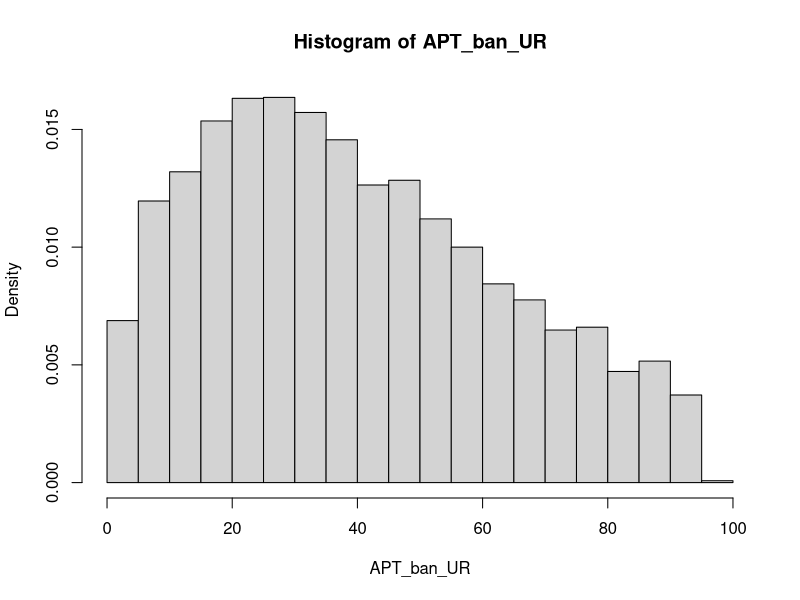
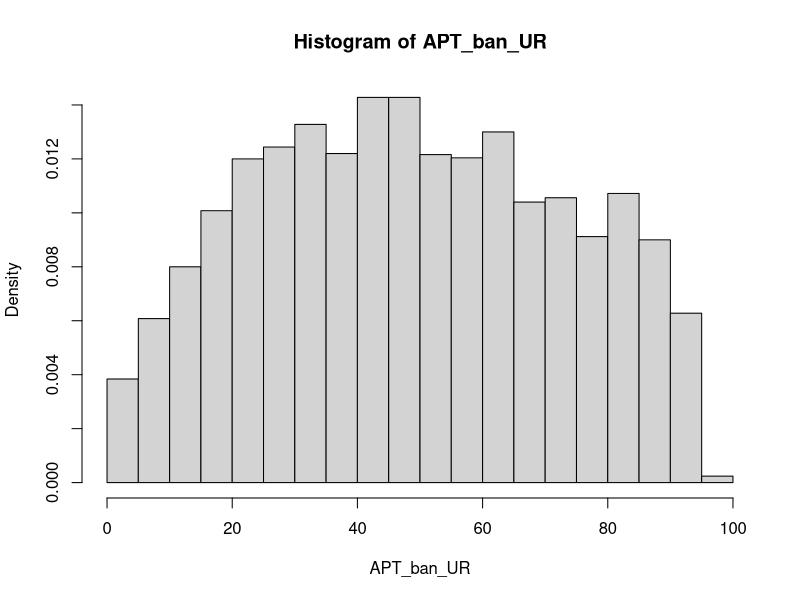
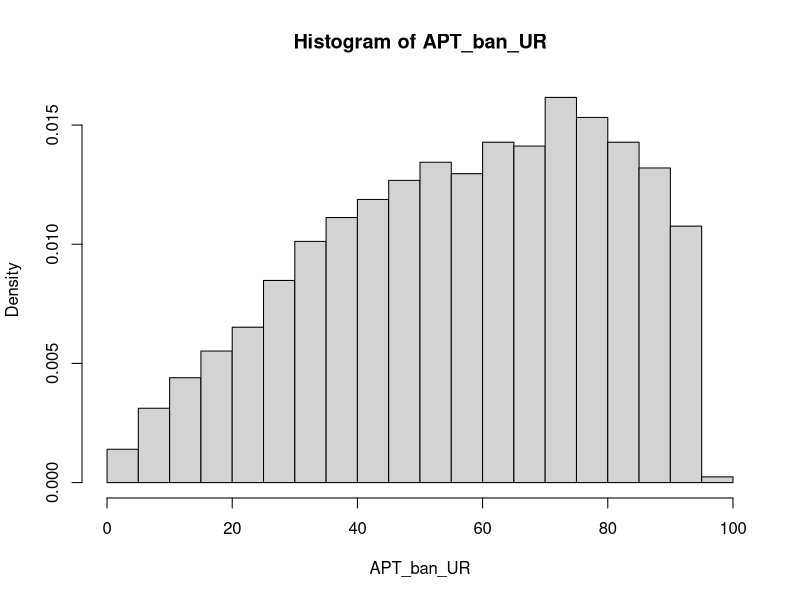
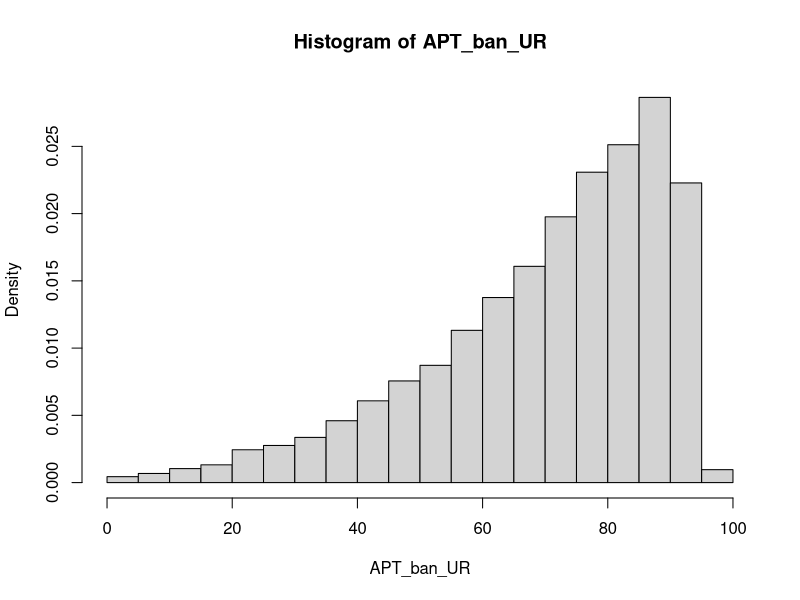
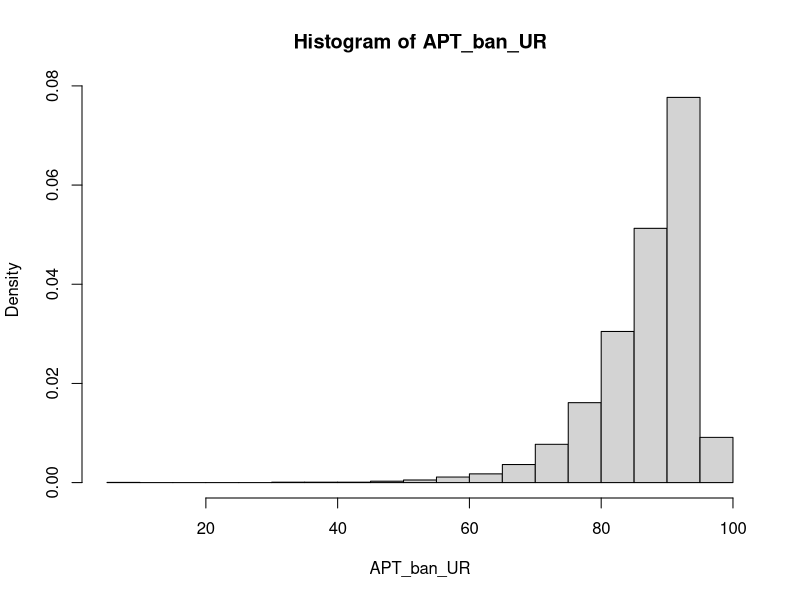
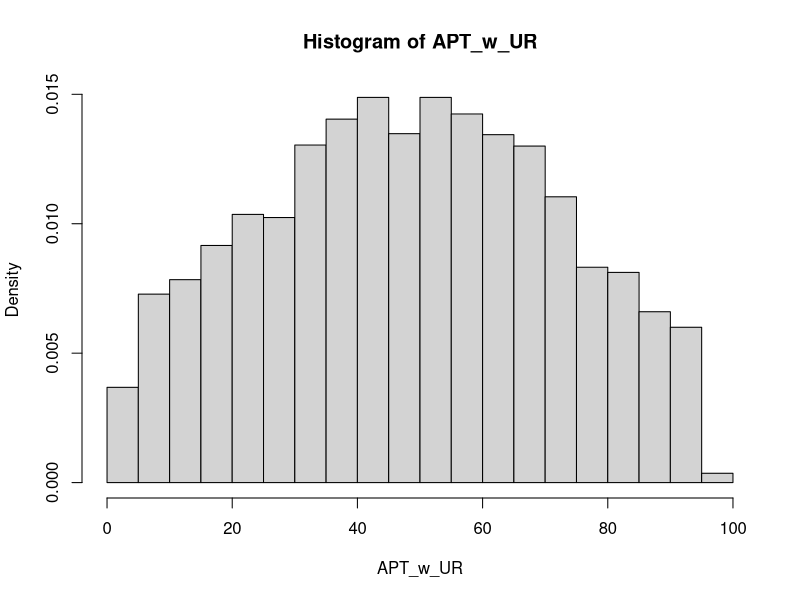
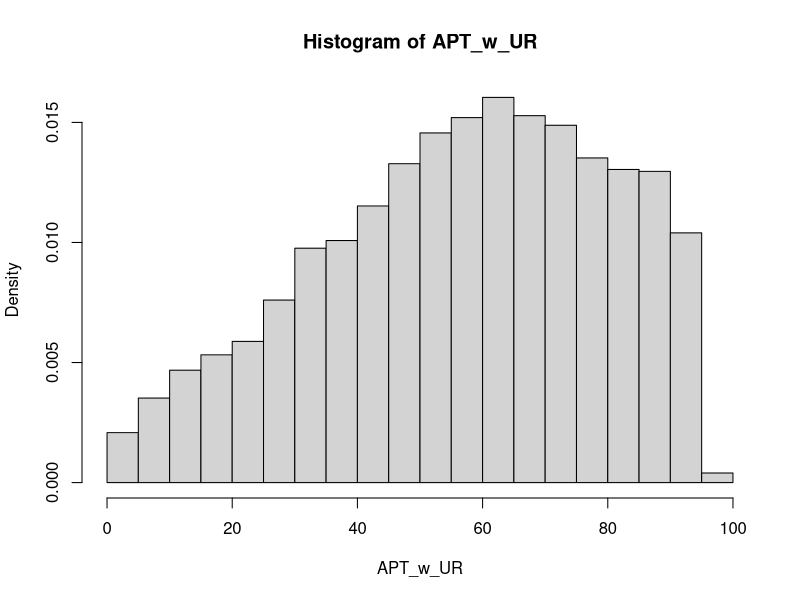
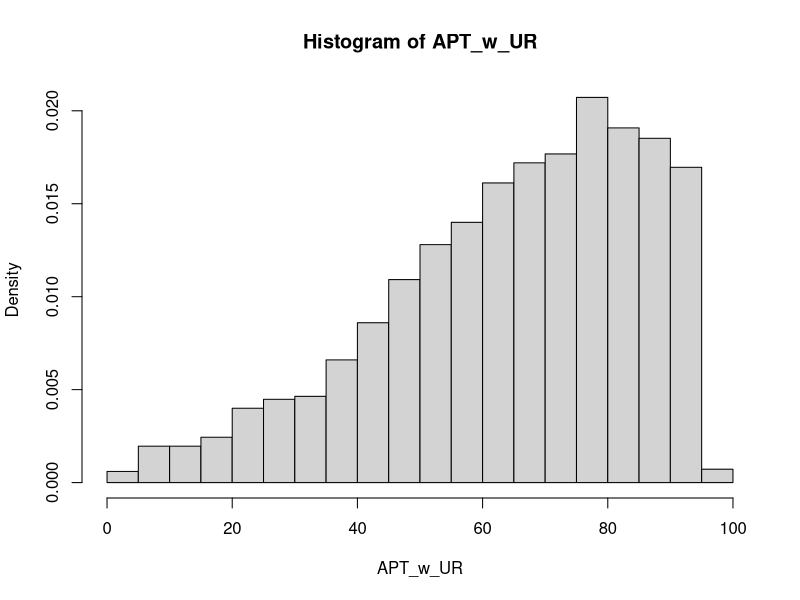

These charts were generated, in order, by the following R code: (Note: a time limit stopped this script after it produced the figures.)
## ---- chunk 1
knitr::opts_chunk$set(echo = TRUE)
## ---- chunk 2
#' TSPostdiff AP Test
#'
#' Runs TSPostdiff in two armed scenario for n batches, with given batch size and burnin period, calculate AP Test statistic with or without UR.
#' @param pa prior probability of arm a
#' @param pb prior probability of arm b
#' @param n number of trials in one simulation 
#' @param burnin number of batches that runs only uniform random sampling before applying TS-Post Diff to provide more successes and failures in the beta distribution # nolint
#' @param batch number of trials before updating posterior probability
#' 
#' @return vector containing WaldScore[n], reward[n], APT_ban_UR, APT_w_UR: the final waldscore, reward, and AP test statistics for both arms

TSPDD <- function(pa, pb, n, c, burnin, batch) {
  # Set arm success and failures
  # ex. [0,1,1,1,2, 3, 3, 4, 5, 6] final index is total successes
  arm_a_successes <- c(0)
  arm_a_failures <- c(0)
  arm_b_successes <- c(0)
  arm_b_failures <- c(0)
  
  # Successes and failures as a list of one number at a certain time
  arm_a_s <- c(0)
  arm_a_f <- c(0)
  arm_b_s <- c(0)
  arm_b_f <- c(0)
 
  # AP Test statistic for arm a and arm b
  
  APT_ban_UR = 0
  APT_w_UR = 0
  
  # list that tracks number of successes for all arms
  # history generated for all the arms successes and failures
  abl <- c()
  
  # BURNIN PERIOD: use UR only
  for (i in 1:burnin) {
    # draw_a and draw_b are local variables, determine which arm add the first UR distribution
    # draw a and draw b: allocation probability of arms a and b
    draw_a <- runif(1)
    draw_b <- runif(1) #whenever runif(1) < pa/pb is indicated inside of draw a  
                         #and draw b comparisons, it means an arm is being
                           #pulled (with random probability)
    
    # if draw a is bigger than draw b
    if (draw_a > draw_b) {
      # "choose arm a"
      # Check if smaller than prior probability, update abl, number of successes & failures for arm a
      # new randomly generated probability is smaller than the prior probability
      # check if arm a was "successful", has reward
      if (runif(1) < pa) {
        # arm a is successful
        abl[i] <- 1
        arm_a_s <- arm_a_s + 1  #runif(1) is different in each pa/pb comparison
      } else {
        # arm a was not successful (not chosen)
        abl[i] <- 0
        arm_a_f <- arm_a_f + 1
      }
    }

    # if draw b is bigger than draw a
    else{
      # Check if smaller than prior probability, update abl, number of successes & failures for arm b
      if (runif(1) < pb) {
        abl[i] <- 1
        arm_b_s <- arm_b_s + 1
      }
      else {
        abl[i] <- 0
        arm_b_f <- arm_b_f + 1
      }
    }

    # Update total number of success and failures for arms a and b
    # TODO: why not directly add to arm_a_successes earlier? Difference between these
    arm_a_successes[i] <- arm_a_s
    arm_a_failures[i] <- arm_a_f
    arm_b_successes[i] <- arm_b_s
    arm_b_failures[i] <- arm_b_f
    
     #^^tracking the build-up of successes and failures under each arm, during
      #each iteration of for loop, starts at 0, continues until #burnin                    #total iterations, first index = 0, last index = # of successes 
    
    
  }

  # NOT BURNIN PERIOD: Use TS or UR depending on difference between posterior probabilities
  
  for (i in (burnin + 1):n) {
    # update posterior probability based on batch size 
    m = i %% batch 
    # Update posterior probability
    if (m == 0){
      draw_a <-
        rbeta(1, arm_a_successes[i - 1] + 1, arm_a_failures[i - 1] + 1) #draw from Beta(alpha, beta) distribution based on current successes & failures
      draw_b <-
        rbeta(1, arm_b_successes[i - 1] + 1, arm_b_failures[i - 1] + 1) # alpha = current successes, beta = current failures of each arm
    }
    # Does not update posterior probability 
    else{
      draw_a <-
        rbeta(1, arm_a_successes[i - m] + 1, arm_a_failures[i - m] + 1) # using the last settings for the distribution (not updated yet)
      draw_b <-
        rbeta(1, arm_b_successes[i - m] + 1, arm_b_failures[i - m] + 1)
    }
    # you can change 1000 to 10000 or whatever to make the result better.
    
    # if difference between the posterior probabilities is smaller than the threshold, use UR
    if (abs(draw_a - draw_b) < c) {
      draw_a <- runif(1)
      draw_b <- runif(1)
    } 
    # otherwise, use TS 
    # TODO: refactor code for TS and UR? avoid repetitive code
    # generate TS based on past history
    else {
      if (m == 0){ #batch = # of trials iterated before posterior prob update 
                    #this means whenever m becomes 0 again, the post prob
                   #is updated over and over again
                  #greater batch size -> slower and less post prob updates
        draw_a <-
          rbeta(1, arm_a_successes[i - 1] + 1, arm_a_failures[i - 1] + 1)
        draw_b <-
          rbeta(1, arm_b_successes[i - 1] + 1, arm_b_failures[i - 1] + 1)
      }
              #each time batch size is "crossed", m == 0, rbeta parameters are
        #updated to include most current success/failure counts, post prob
      #when m != 0, we stick with info from previous batch, older post prob
    #why rbeta? most suitable for binary reward system such as TSPDD
  #you can change 1000 to 10000 or whatever to make the result better
      else{
        draw_a <-
          rbeta(1, arm_a_successes[i - m] + 1, arm_a_failures[i - m] + 1)
        draw_b <-
          rbeta(1, arm_b_successes[i - m] + 1, arm_b_failures[i - m] + 1)
      }
          #same TS updating process done here again but on a more local level, 
        #if the effect size is better than the threshold, it shows we are 
      #willing to go back to exploiting again, when effect size is smaller, 
    #we are open to doing more exploration with UR
      
      # update AP_{ban UR} (without UR sampling)
      if (draw_b >draw_a){
        APT_ban_UR = APT_ban_UR + 1
      }
    }
    # Update arm a and arm b history
    # Always runs, no matter if it is UR or TS 
    if (draw_a > draw_b) {
      if (runif(1) < pa) {
        abl[i] <- 1
        arm_a_s <- arm_a_s + 1
      } else {
        abl[i] <- 0
        arm_a_f <- arm_a_f + 1
      }
    } else{
      if (runif(1) < pb) {
        abl[i] <- 1
        arm_b_s <- arm_b_s + 1
      } else {
        abl[i] <- 0
        arm_b_f <- arm_b_f + 1
      }
    }

    # AP_{w/ UR} (including the ones with UR)
    if (draw_b > draw_a){
      APT_w_UR <- APT_w_UR + 1
    }
    arm_a_successes[i] <- arm_a_s
    arm_a_failures[i] <- arm_a_f
    arm_b_successes[i] <- arm_b_s
    arm_b_failures[i] <- arm_b_f
  }


  #na: number of times arm A was pulled. nb: number of times arm B was pulled
  na <- arm_a_successes + arm_a_failures
  nb <- arm_b_successes + arm_b_failures
  # estimated posterior probability of arms a and b
  # [] posterior prob for arm a to be successful for each timepoint
  pa_est <- arm_a_successes / na
  pb_est <- arm_b_successes / nb

  # waldScore for confidence interval, is a way to analyze categorical data underlying chi-squared distribution
  # vectors, instead of summation
  WaldScore <-
    (pa_est - pb_est) / sqrt(pa_est * (1 - pa_est) / na + pb_est * (1 - pb_est) /nb)
  
  # vector of rewards (history)
  # expected reward we have from both arms at different sample sizes
  # TODO: rename to expected reward
  reward <- (na * pa + nb * pb) / c(1:n)
  
  # 
  return(c(WaldScore[n], reward[n], APT_ban_UR, APT_w_UR))
}
## ---- chunk 3
#' Critical Value (Normal)
#'
#' Finds critical value using normal assumption on LLN
#' @param APT AP Test statistic
#' @param alpha Customized significance level
#' 
#' @return generated critical value from normality assumption

normal_cv <- function(APT, alpha){
  m <- mean(APT) 
  v <- var(APT)
  sd <- sqrt(v)
  normal_rej <- qnorm(1-alpha)
  cv <- normal_rej * sd + m
  return(cv)
}
## ---- chunk 4
#' Critical Value (Empirical)
#'
#' Finds critical value using empirical assumption on LLN
#' @param APT AP Test statistic
#' @param alpha Customized significance level
#' 
#' @return generated critical value from expeirical simulations

empirical_cv <- function(APT, alpha){
  cdf = 0
  i = 0 
  while (cdf <= 1- alpha){
    p_i <-sum(APT == i)/length(APT)
    cdf <- sum(cdf, p_i)
    i = i + 1
  }
  return(i-1)
}
## ---- chunk 5

#' Calculating FPR for Effect Size
#'
#' Finds critical value using empirical assumption on LLN
#' @param APT AP Test statistic
#' @param alpha customized significance level
#' 
#' @return critical value
## ---- chunk 6
set.seed(0)
#calculate power and reward in case p0 < p1
alpha <- 0.05
effect_size <- 0 # effect size is 0: no difference between arms
p0 <- 0.5 - effect_size / 2
p1 <- 0.5 + effect_size / 2
N <- 100 # sample_size(total number of trials in one simulation)
B <- 5000 # number of simulations
c <- 0.05 # threshold
burn_in <- 2 # # of burnin trials
n <-  1 # batch_size
Ti <- N/n # num_batches

results <- array(dim = c(B, 4))
for (i in 1:B) {
  results[i,] <-
    TSPDD(
      pa = p0,
      pb = p1,
      n = N,
      c = c,
      burnin = burn_in, #burnin=1 means no burnin needs to be larger than batch-1, burnin=2 means there is one UR distribution before apply TSPost-Diff
      batch = n
    ) 
}
average_power = mean(results[, 1] > qnorm(1-alpha))
average_reward = mean(results[, 2])
APT_ban_UR = results[,3]
APT_w_UR = results[,4]

#Histogram of APT_ban_UR
hist(APT_ban_UR, freq = FALSE)

# empirical and normal CV of APT_ban_UR is
em_cv <- empirical_cv(APT_ban_UR,alpha)
paste('empirical CV is', em_cv)
norm_cv <- normal_cv(APT_ban_UR,alpha)
paste('normal CV is', norm_cv)

# empirical cdf of APT_ban_UR is
F1 <- ecdf(APT_ban_UR)

# empirical and normal FPR of APT_ban_UR is
paste('empirical FPR is', 1-F1(em_cv))
paste('normal FPR is', 1-F1(floor(norm_cv)))
## ---- chunk 7
set.seed(0)
#calculate power and reward in case p0 < p1
alpha <- 0.05
effect_size <- 0.05 # effect size is 0.05: difference between arm's rewards is 0.05
p0 <- 0.5 - effect_size / 2
p1 <- 0.5 + effect_size / 2

for (i in 1:B) {
  results[i,] <-
    TSPDD(
      pa = p0,
      pb = p1,
      n = N,
      c = c,
      burnin = burn_in, #burnin=1 means no burnin needs to be larger than batch-1
      batch = n
    ) 
}
average_power = mean(results[, 1] > qnorm(1-alpha))
average_reward = mean(results[, 2])
APT_ban_UR = results[,3]
APT_w_UR = results[,4]

#Histogram of APT_ban_UR
hist(APT_ban_UR, freq = FALSE)
F1 <- ecdf(APT_ban_UR)

paste('empircal Power is', 1-F1(em_cv))
paste('normal Power is', 1-F1(floor(norm_cv)))
## ---- chunk 8
set.seed(0)
#calculate power and reward in case p0 < p1
alpha <- 0.05
effect_size <- 0.1
p0 <- 0.5 - effect_size / 2
p1 <- 0.5 + effect_size / 2

for (i in 1:B) {
  results[i,] <-
    TSPDD(
      pa = p0,
      pb = p1,
      n = N,
      c = c,
      burnin = burn_in, #burnin=1 means no burnin needs to be larger than batch-1
      batch = n
    ) 
}
average_power = mean(results[, 1] > qnorm(1-alpha))
average_reward = mean(results[, 2])
APT_ban_UR = results[,3]
APT_w_UR = results[,4]
#Histogram of APT_ban_UR
hist(APT_ban_UR, freq = FALSE)

F1 <- ecdf(APT_ban_UR)

paste('empircal Power is', 1-F1(em_cv))
paste('normal Power is', 1-F1(floor(norm_cv)))
## ---- chunk 9
set.seed(0)
#calculate power and reward in case p0 < p1
alpha <- 0.05
effect_size <- 0.2
p0 <- 0.5 - effect_size / 2
p1 <- 0.5 + effect_size / 2

for (i in 1:B) {
  results[i,] <-
    TSPDD(
      pa = p0,
      pb = p1,
      n = N,
      c = c,
      burnin = burn_in, #burnin=1 means no burnin needs to be larger than batch-1
      batch = n
    ) 
}
average_power = mean(results[, 1] > qnorm(1-alpha))
average_reward = mean(results[, 2])
APT_ban_UR = results[,3]
APT_w_UR = results[,4]
#Histogram of APT_ban_UR
hist(APT_ban_UR, freq = FALSE)

F1 <- ecdf(APT_ban_UR)

paste('empircal Power is', 1-F1(em_cv))
paste('normal Power is', 1-F1(floor(norm_cv)))
## ---- chunk 10
set.seed(0)
#calculate power and reward in case p0 < p1
alpha <- 0.05
effect_size <- 0.4
p0 <- 0.5 - effect_size / 2
p1 <- 0.5 + effect_size / 2

for (i in 1:B) {
  results[i,] <-
    TSPDD(
      pa = p0,
      pb = p1,
      n = N,
      c = c,
      burnin = burn_in, #burnin=1 means no burnin needs to be larger than batch-1
      batch = n
    ) 
}
average_power = mean(results[, 1] > qnorm(1-alpha))
average_reward = mean(results[, 2])
APT_ban_UR = results[,3]
APT_w_UR = results[,4]
#Histogram of APT_ban_UR
hist(APT_ban_UR, freq = FALSE)

F1 <- ecdf(APT_ban_UR)

paste('empircal Power is', 1-F1(em_cv))
paste('normal Power is', 1-F1(floor(norm_cv)))
## ---- chunk 11
set.seed(0)
#calculate power and reward in case p0 < p1
alpha <- 0.05
effect_size <- 0
p0 <- 0.5 - effect_size / 2
p1 <- 0.5 + effect_size / 2
results <- array(dim = c(B, 4))
for (i in 1:B) {
  results[i,] <-
    TSPDD(
      pa = p0,
      pb = p1,
      n = N,
      c = c,
      burnin = burn_in, #burnin=1 means no burnin needs to be larger than batch-1
      batch = n
    ) 
}
average_power = mean(results[, 1] > qnorm(1-alpha))
average_reward = mean(results[, 2])
APT_ban_UR = results[,3]
APT_w_UR = results[,4]
#Histogram of APT_w_UR
hist(APT_w_UR, freq = FALSE)

# emipircal CV of APT_w_UR is
em_cv <- empirical_cv(APT_w_UR,alpha)
paste('empirical CV is', em_cv)
# normal CV of APT_w_UR is

norm_cv <- normal_cv(APT_w_UR,alpha)
paste('normal CV is', norm_cv)

# empirical cdf of APT_w_UR is

F1 <- ecdf(APT_w_UR)

paste('empircal FPR is', 1-F1(em_cv))
paste('normal FPR is', 1-F1(floor(norm_cv)))
## ---- chunk 12
set.seed(0)
#calculate power and reward in case p0 < p1
alpha <- 0.05
effect_size <- 0.05
p0 <- 0.5 - effect_size / 2
p1 <- 0.5 + effect_size / 2

for (i in 1:B) {
  results[i,] <-
    TSPDD(
      pa = p0,
      pb = p1,
      n = N,
      c = c,
      burnin = burn_in, #burnin=1 means no burnin needs to be larger than batch-1
      batch = n
    ) 
}
average_power = mean(results[, 1] > qnorm(1-alpha))
average_reward = mean(results[, 2])
APT_ban_UR = results[,3]
APT_w_UR = results[,4]
#Histogram of APT_w_UR
hist(APT_w_UR, freq = FALSE)

F1 <- ecdf(APT_w_UR)

paste('empircal Power is', 1-F1(em_cv))
paste('normal Power is', 1-F1(floor(norm_cv)))
## ---- chunk 13
set.seed(0)
#calculate power and reward in case p0 < p1
alpha <- 0.05
effect_size <- 0.1
p0 <- 0.5 - effect_size / 2
p1 <- 0.5 + effect_size / 2

for (i in 1:B) {
  results[i,] <-
    TSPDD(
      pa = p0,
      pb = p1,
      n = N,
      c = c,
      burnin = burn_in, #burnin=1 means no burnin needs to be larger than batch-1
      batch = n
    ) 
}
average_power = mean(results[, 1] > qnorm(1-alpha))
average_reward = mean(results[, 2])
APT_ban_UR = results[,3]
APT_w_UR = results[,4]
#Histogram of APT_w_UR
hist(APT_w_UR, freq = FALSE)

F1 <- ecdf(APT_w_UR)

paste('empircal Power is', 1-F1(em_cv))
paste('normal Power is', 1-F1(floor(norm_cv)))
## ---- chunk 14
set.seed(0)
#calculate power and reward in case p0 < p1
alpha <- 0.05
effect_size <- 0.2
p0 <- 0.5 - effect_size / 2
p1 <- 0.5 + effect_size / 2

for (i in 1:B) {
  results[i,] <-
    TSPDD(
      pa = p0,
      pb = p1,
      n = N,
      c = c,
      burnin = burn_in, #burnin=1 means no burnin needs to be larger than batch-1
      batch = n
    )
}
average_power = mean(results[, 1] > qnorm(1-alpha))
average_reward = mean(results[, 2])
APT_ban_UR = results[,3]
APT_w_UR = results[,4]
#Histogram of APT_w_UR
hist(APT_w_UR, freq = FALSE)

F1 <- ecdf(APT_w_UR)

paste('empircal Power is', 1-F1(em_cv))
paste('normal Power is', 1-F1(floor(norm_cv)))
## ---- chunk 15
set.seed(0)
#calculate power and reward in case p0 < p1
alpha <- 0.05
effect_size <- 0.4
p0 <- 0.5 - effect_size / 2
p1 <- 0.5 + effect_size / 2

for (i in 1:B) {
  results[i,] <-
    TSPDD(
      pa = p0,
      pb = p1,
      n = N,
      c = c,
      burnin = burn_in, #burnin=1 means no burnin needs to be larger than batch-1
      batch = n
    )
}
average_power = mean(results[, 1] > qnorm(1-alpha))
average_reward = mean(results[, 2])
APT_ban_UR = results[,3]
APT_w_UR = results[,4]
#Histogram of APT_w_UR
hist(APT_w_UR, freq = FALSE)

F1 <- ecdf(APT_w_UR)

paste('empircal Power is', 1-F1(em_cv))
paste('normal Power is', 1-F1(floor(norm_cv)))
## ---- chunk 16
set.seed(0)
#calculate power and reward in case p0 < p1
alpha <- 0.05
effect_size <- 0 # effect size is 0: no difference between arms
p0 <- 0.5 - effect_size / 2
p1 <- 0.5 + effect_size / 2
N <- 100 # sample_size(total number of trials in one simulation)
B <- 5000 # number of simulations
c <- 0.1 # threshold
burn_in <- 2 # # of burnin trials
n <-  1 # batch_size
Ti <- N/n # num_batches

results <- array(dim = c(B, 4))
for (i in 1:B) {
  results[i,] <-
    TSPDD(
      pa = p0,
      pb = p1,
      n = N,
      c = c,
      burnin = burn_in, #burnin=1 means no burnin needs to be larger than batch-1, burnin=2 means there is one UR distribution before apply TSPost-Diff
      batch = n
    ) 
}
average_power = mean(results[, 1] > qnorm(1-alpha))
average_reward = mean(results[, 2])
APT_ban_UR = results[,3]
APT_w_UR = results[,4]

#Histogram of APT_ban_UR
hist(APT_ban_UR, freq = FALSE)

# empirical and normal CV of APT_ban_UR is
em_cv <- empirical_cv(APT_ban_UR,alpha)
paste('empirical CV is', em_cv)
norm_cv <- normal_cv(APT_ban_UR,alpha)
paste('normal CV is', norm_cv)

# empirical cdf of APT_ban_UR is
F1 <- ecdf(APT_ban_UR)

# empirical and normal FPR of APT_ban_UR is
paste('empirical FPR is', 1-F1(em_cv))
paste('normal FPR is', 1-F1(floor(norm_cv)))
## ---- chunk 17
set.seed(0)
#calculate power and reward in case p0 < p1
alpha <- 0.05
effect_size <- 0.05 # effect size is 0.05: difference between arm's rewards is 0.05
p0 <- 0.5 - effect_size / 2
p1 <- 0.5 + effect_size / 2

for (i in 1:B) {
  results[i,] <-
    TSPDD(
      pa = p0,
      pb = p1,
      n = N,
      c = c,
      burnin = burn_in, #burnin=1 means no burnin needs to be larger than batch-1
      batch = n
    ) 
}
average_power = mean(results[, 1] > qnorm(1-alpha))
average_reward = mean(results[, 2])
APT_ban_UR = results[,3]
APT_w_UR = results[,4]

#Histogram of APT_ban_UR
hist(APT_ban_UR, freq = FALSE)
F1 <- ecdf(APT_ban_UR)

paste('empircal Power is', 1-F1(em_cv))
paste('normal Power is', 1-F1(floor(norm_cv)))
## ---- chunk 18
set.seed(0)
#calculate power and reward in case p0 < p1
alpha <- 0.05
effect_size <- 0.1
p0 <- 0.5 - effect_size / 2
p1 <- 0.5 + effect_size / 2

for (i in 1:B) {
  results[i,] <-
    TSPDD(
      pa = p0,
      pb = p1,
      n = N,
      c = c,
      burnin = burn_in, #burnin=1 means no burnin needs to be larger than batch-1
      batch = n
    ) 
}
average_power = mean(results[, 1] > qnorm(1-alpha))
average_reward = mean(results[, 2])
APT_ban_UR = results[,3]
APT_w_UR = results[,4]
#Histogram of APT_ban_UR
hist(APT_ban_UR, freq = FALSE)

F1 <- ecdf(APT_ban_UR)

paste('empircal Power is', 1-F1(em_cv))
paste('normal Power is', 1-F1(floor(norm_cv)))
## ---- chunk 19
set.seed(0)
#calculate power and reward in case p0 < p1
alpha <- 0.05
effect_size <- 0.2
p0 <- 0.5 - effect_size / 2
p1 <- 0.5 + effect_size / 2

for (i in 1:B) {
  results[i,] <-
    TSPDD(
      pa = p0,
      pb = p1,
      n = N,
      c = c,
      burnin = burn_in, #burnin=1 means no burnin needs to be larger than batch-1
      batch = n
    ) 
}
average_power = mean(results[, 1] > qnorm(1-alpha))
average_reward = mean(results[, 2])
APT_ban_UR = results[,3]
APT_w_UR = results[,4]
#Histogram of APT_ban_UR
hist(APT_ban_UR, freq = FALSE)

F1 <- ecdf(APT_ban_UR)

paste('empircal Power is', 1-F1(em_cv))
paste('normal Power is', 1-F1(floor(norm_cv)))
## ---- chunk 20
set.seed(0)
#calculate power and reward in case p0 < p1
alpha <- 0.05
effect_size <- 0.4
p0 <- 0.5 - effect_size / 2
p1 <- 0.5 + effect_size / 2

for (i in 1:B) {
  results[i,] <-
    TSPDD(
      pa = p0,
      pb = p1,
      n = N,
      c = c,
      burnin = burn_in, #burnin=1 means no burnin needs to be larger than batch-1
      batch = n
    ) 
}
average_power = mean(results[, 1] > qnorm(1-alpha))
average_reward = mean(results[, 2])
APT_ban_UR = results[,3]
APT_w_UR = results[,4]
#Histogram of APT_ban_UR
hist(APT_ban_UR, freq = FALSE)

F1 <- ecdf(APT_ban_UR)

paste('empircal Power is', 1-F1(em_cv))
paste('normal Power is', 1-F1(floor(norm_cv)))
## ---- chunk 21
set.seed(0)
#calculate power and reward in case p0 < p1
alpha <- 0.05
effect_size <- 0
p0 <- 0.5 - effect_size / 2
p1 <- 0.5 + effect_size / 2
results <- array(dim = c(B, 4))
for (i in 1:B) {
  results[i,] <-
    TSPDD(
      pa = p0,
      pb = p1,
      n = N,
      c = c,
      burnin = burn_in, #burnin=1 means no burnin needs to be larger than batch-1
      batch = n
    ) 
}
average_power = mean(results[, 1] > qnorm(1-alpha))
average_reward = mean(results[, 2])
APT_ban_UR = results[,3]
APT_w_UR = results[,4]
#Histogram of APT_w_UR
hist(APT_w_UR, freq = FALSE)

# emipircal CV of APT_w_UR is
em_cv <- empirical_cv(APT_w_UR,alpha)
paste('empirical CV is', em_cv)
# normal CV of APT_w_UR is

norm_cv <- normal_cv(APT_w_UR,alpha)
paste('normal CV is', norm_cv)

# empirical cdf of APT_w_UR is

F1 <- ecdf(APT_w_UR)

paste('empircal FPR is', 1-F1(em_cv))
paste('normal FPR is', 1-F1(floor(norm_cv)))
## ---- chunk 22
set.seed(0)
#calculate power and reward in case p0 < p1
alpha <- 0.05
effect_size <- 0.05
p0 <- 0.5 - effect_size / 2
p1 <- 0.5 + effect_size / 2

for (i in 1:B) {
  results[i,] <-
    TSPDD(
      pa = p0,
      pb = p1,
      n = N,
      c = c,
      burnin = burn_in, #burnin=1 means no burnin needs to be larger than batch-1
      batch = n
    ) 
}
average_power = mean(results[, 1] > qnorm(1-alpha))
average_reward = mean(results[, 2])
APT_ban_UR = results[,3]
APT_w_UR = results[,4]
#Histogram of APT_w_UR
hist(APT_w_UR, freq = FALSE)

F1 <- ecdf(APT_w_UR)

paste('empircal Power is', 1-F1(em_cv))
paste('normal Power is', 1-F1(floor(norm_cv)))
## ---- chunk 23
set.seed(0)
#calculate power and reward in case p0 < p1
alpha <- 0.05
effect_size <- 0.1
p0 <- 0.5 - effect_size / 2
p1 <- 0.5 + effect_size / 2

for (i in 1:B) {
  results[i,] <-
    TSPDD(
      pa = p0,
      pb = p1,
      n = N,
      c = c,
      burnin = burn_in, #burnin=1 means no burnin needs to be larger than batch-1
      batch = n
    ) 
}
average_power = mean(results[, 1] > qnorm(1-alpha))
average_reward = mean(results[, 2])
APT_ban_UR = results[,3]
APT_w_UR = results[,4]
#Histogram of APT_w_UR
hist(APT_w_UR, freq = FALSE)

F1 <- ecdf(APT_w_UR)

paste('empircal Power is', 1-F1(em_cv))
paste('normal Power is', 1-F1(floor(norm_cv)))
## ---- chunk 24
set.seed(0)
#calculate power and reward in case p0 < p1
alpha <- 0.05
effect_size <- 0.2
p0 <- 0.5 - effect_size / 2
p1 <- 0.5 + effect_size / 2

for (i in 1:B) {
  results[i,] <-
    TSPDD(
      pa = p0,
      pb = p1,
      n = N,
      c = c,
      burnin = burn_in, #burnin=1 means no burnin needs to be larger than batch-1
      batch = n
    )
}
average_power = mean(results[, 1] > qnorm(1-alpha))
average_reward = mean(results[, 2])
APT_ban_UR = results[,3]
APT_w_UR = results[,4]
#Histogram of APT_w_UR
hist(APT_w_UR, freq = FALSE)

F1 <- ecdf(APT_w_UR)

paste('empircal Power is', 1-F1(em_cv))
paste('normal Power is', 1-F1(floor(norm_cv)))
## ---- chunk 25
set.seed(0)
#calculate power and reward in case p0 < p1
alpha <- 0.05
effect_size <- 0.4
p0 <- 0.5 - effect_size / 2
p1 <- 0.5 + effect_size / 2

for (i in 1:B) {
  results[i,] <-
    TSPDD(
      pa = p0,
      pb = p1,
      n = N,
      c = c,
      burnin = burn_in, #burnin=1 means no burnin needs to be larger than batch-1
      batch = n
    )
}
average_power = mean(results[, 1] > qnorm(1-alpha))
average_reward = mean(results[, 2])
APT_ban_UR = results[,3]
APT_w_UR = results[,4]
#Histogram of APT_w_UR
hist(APT_w_UR, freq = FALSE)

F1 <- ecdf(APT_w_UR)

paste('empircal Power is', 1-F1(em_cv))
paste('normal Power is', 1-F1(floor(norm_cv)))
## ---- chunk 26
set.seed(0)
#calculate power and reward in case p0 < p1
alpha <- 0.05
effect_size <- 0 # effect size is 0: no difference between arms
p0 <- 0.5 - effect_size / 2
p1 <- 0.5 + effect_size / 2
N <- 100 # sample_size(total number of trials in one simulation)
B <- 5000 # number of simulations
c <- 0.15 # threshold
burn_in <- 2 # # of burnin trials
n <-  1 # batch_size
Ti <- N/n # num_batches

results <- array(dim = c(B, 4))
for (i in 1:B) {
  results[i,] <-
    TSPDD(
      pa = p0,
      pb = p1,
      n = N,
      c = c,
      burnin = burn_in, #burnin=1 means no burnin needs to be larger than batch-1, burnin=2 means there is one UR distribution before apply TSPost-Diff
      batch = n
    ) 
}
average_power = mean(results[, 1] > qnorm(1-alpha))
average_reward = mean(results[, 2])
APT_ban_UR = results[,3]
APT_w_UR = results[,4]

#Histogram of APT_ban_UR
hist(APT_ban_UR, freq = FALSE)

# empirical and normal CV of APT_ban_UR is
em_cv <- empirical_cv(APT_ban_UR,alpha)
paste('empirical CV is', em_cv)
norm_cv <- normal_cv(APT_ban_UR,alpha)
paste('normal CV is', norm_cv)

# empirical cdf of APT_ban_UR is
F1 <- ecdf(APT_ban_UR)

# empirical and normal FPR of APT_ban_UR is
paste('empirical FPR is', 1-F1(em_cv))
paste('normal FPR is', 1-F1(floor(norm_cv)))
## ---- chunk 27
set.seed(0)
#calculate power and reward in case p0 < p1
alpha <- 0.05
effect_size <- 0.05 # effect size is 0.05: difference between arm's rewards is 0.05
p0 <- 0.5 - effect_size / 2
p1 <- 0.5 + effect_size / 2

for (i in 1:B) {
  results[i,] <-
    TSPDD(
      pa = p0,
      pb = p1,
      n = N,
      c = c,
      burnin = burn_in, #burnin=1 means no burnin needs to be larger than batch-1
      batch = n
    ) 
}
average_power = mean(results[, 1] > qnorm(1-alpha))
average_reward = mean(results[, 2])
APT_ban_UR = results[,3]
APT_w_UR = results[,4]

#Histogram of APT_ban_UR
hist(APT_ban_UR, freq = FALSE)
F1 <- ecdf(APT_ban_UR)

paste('empircal Power is', 1-F1(em_cv))
paste('normal Power is', 1-F1(floor(norm_cv)))
## ---- chunk 28
set.seed(0)
#calculate power and reward in case p0 < p1
alpha <- 0.05
effect_size <- 0.1
p0 <- 0.5 - effect_size / 2
p1 <- 0.5 + effect_size / 2

for (i in 1:B) {
  results[i,] <-
    TSPDD(
      pa = p0,
      pb = p1,
      n = N,
      c = c,
      burnin = burn_in, #burnin=1 means no burnin needs to be larger than batch-1
      batch = n
    ) 
}
average_power = mean(results[, 1] > qnorm(1-alpha))
average_reward = mean(results[, 2])
APT_ban_UR = results[,3]
APT_w_UR = results[,4]
#Histogram of APT_ban_UR
hist(APT_ban_UR, freq = FALSE)

F1 <- ecdf(APT_ban_UR)

paste('empircal Power is', 1-F1(em_cv))
paste('normal Power is', 1-F1(floor(norm_cv)))
## ---- chunk 29
set.seed(0)
#calculate power and reward in case p0 < p1
alpha <- 0.05
effect_size <- 0.2
p0 <- 0.5 - effect_size / 2
p1 <- 0.5 + effect_size / 2

for (i in 1:B) {
  results[i,] <-
    TSPDD(
      pa = p0,
      pb = p1,
      n = N,
      c = c,
      burnin = burn_in, #burnin=1 means no burnin needs to be larger than batch-1
      batch = n
    ) 
}
average_power = mean(results[, 1] > qnorm(1-alpha))
average_reward = mean(results[, 2])
APT_ban_UR = results[,3]
APT_w_UR = results[,4]
#Histogram of APT_ban_UR
hist(APT_ban_UR, freq = FALSE)

F1 <- ecdf(APT_ban_UR)

paste('empircal Power is', 1-F1(em_cv))
paste('normal Power is', 1-F1(floor(norm_cv)))
## ---- chunk 30
set.seed(0)
#calculate power and reward in case p0 < p1
alpha <- 0.05
effect_size <- 0.4
p0 <- 0.5 - effect_size / 2
p1 <- 0.5 + effect_size / 2

for (i in 1:B) {
  results[i,] <-
    TSPDD(
      pa = p0,
      pb = p1,
      n = N,
      c = c,
      burnin = burn_in, #burnin=1 means no burnin needs to be larger than batch-1
      batch = n
    ) 
}
average_power = mean(results[, 1] > qnorm(1-alpha))
average_reward = mean(results[, 2])
APT_ban_UR = results[,3]
APT_w_UR = results[,4]
#Histogram of APT_ban_UR
hist(APT_ban_UR, freq = FALSE)

F1 <- ecdf(APT_ban_UR)

paste('empircal Power is', 1-F1(em_cv))
paste('normal Power is', 1-F1(floor(norm_cv)))
## ---- chunk 31
set.seed(0)
#calculate power and reward in case p0 < p1
alpha <- 0.05
effect_size <- 0
p0 <- 0.5 - effect_size / 2
p1 <- 0.5 + effect_size / 2
results <- array(dim = c(B, 4))
for (i in 1:B) {
  results[i,] <-
    TSPDD(
      pa = p0,
      pb = p1,
      n = N,
      c = c,
      burnin = burn_in, #burnin=1 means no burnin needs to be larger than batch-1
      batch = n
    ) 
}
average_power = mean(results[, 1] > qnorm(1-alpha))
average_reward = mean(results[, 2])
APT_ban_UR = results[,3]
APT_w_UR = results[,4]
#Histogram of APT_w_UR
hist(APT_w_UR, freq = FALSE)

# emipircal CV of APT_w_UR is
em_cv <- empirical_cv(APT_w_UR,alpha)
paste('empirical CV is', em_cv)
# normal CV of APT_w_UR is

norm_cv <- normal_cv(APT_w_UR,alpha)
paste('normal CV is', norm_cv)

# empirical cdf of APT_w_UR is

F1 <- ecdf(APT_w_UR)

paste('empircal FPR is', 1-F1(em_cv))
paste('normal FPR is', 1-F1(floor(norm_cv)))
## ---- chunk 32
set.seed(0)
#calculate power and reward in case p0 < p1
alpha <- 0.05
effect_size <- 0.05
p0 <- 0.5 - effect_size / 2
p1 <- 0.5 + effect_size / 2

for (i in 1:B) {
  results[i,] <-
    TSPDD(
      pa = p0,
      pb = p1,
      n = N,
      c = c,
      burnin = burn_in, #burnin=1 means no burnin needs to be larger than batch-1
      batch = n
    ) 
}
average_power = mean(results[, 1] > qnorm(1-alpha))
average_reward = mean(results[, 2])
APT_ban_UR = results[,3]
APT_w_UR = results[,4]
#Histogram of APT_w_UR
hist(APT_w_UR, freq = FALSE)

F1 <- ecdf(APT_w_UR)

paste('empircal Power is', 1-F1(em_cv))
paste('normal Power is', 1-F1(floor(norm_cv)))
## ---- chunk 33
set.seed(0)
#calculate power and reward in case p0 < p1
alpha <- 0.05
effect_size <- 0.1
p0 <- 0.5 - effect_size / 2
p1 <- 0.5 + effect_size / 2

for (i in 1:B) {
  results[i,] <-
    TSPDD(
      pa = p0,
      pb = p1,
      n = N,
      c = c,
      burnin = burn_in, #burnin=1 means no burnin needs to be larger than batch-1
      batch = n
    ) 
}
average_power = mean(results[, 1] > qnorm(1-alpha))
average_reward = mean(results[, 2])
APT_ban_UR = results[,3]
APT_w_UR = results[,4]
#Histogram of APT_w_UR
hist(APT_w_UR, freq = FALSE)

F1 <- ecdf(APT_w_UR)

paste('empircal Power is', 1-F1(em_cv))
paste('normal Power is', 1-F1(floor(norm_cv)))
## ---- chunk 34
set.seed(0)
#calculate power and reward in case p0 < p1
alpha <- 0.05
effect_size <- 0.2
p0 <- 0.5 - effect_size / 2
p1 <- 0.5 + effect_size / 2

for (i in 1:B) {
  results[i,] <-
    TSPDD(
      pa = p0,
      pb = p1,
      n = N,
      c = c,
      burnin = burn_in, #burnin=1 means no burnin needs to be larger than batch-1
      batch = n
    )
}
average_power = mean(results[, 1] > qnorm(1-alpha))
average_reward = mean(results[, 2])
APT_ban_UR = results[,3]
APT_w_UR = results[,4]
#Histogram of APT_w_UR
hist(APT_w_UR, freq = FALSE)

F1 <- ecdf(APT_w_UR)

paste('empircal Power is', 1-F1(em_cv))
paste('normal Power is', 1-F1(floor(norm_cv)))
## ---- chunk 35
set.seed(0)
#calculate power and reward in case p0 < p1
alpha <- 0.05
effect_size <- 0.4
p0 <- 0.5 - effect_size / 2
p1 <- 0.5 + effect_size / 2

for (i in 1:B) {
  results[i,] <-
    TSPDD(
      pa = p0,
      pb = p1,
      n = N,
      c = c,
      burnin = burn_in, #burnin=1 means no burnin needs to be larger than batch-1
      batch = n
    )
}
average_power = mean(results[, 1] > qnorm(1-alpha))
average_reward = mean(results[, 2])
APT_ban_UR = results[,3]
APT_w_UR = results[,4]
#Histogram of APT_w_UR
hist(APT_w_UR, freq = FALSE)

F1 <- ecdf(APT_w_UR)

paste('empircal Power is', 1-F1(em_cv))
paste('normal Power is', 1-F1(floor(norm_cv)))
## ---- chunk 36
set.seed(0)
#calculate power and reward in case p0 < p1
alpha <- 0.05
effect_size <- 0 # effect size is 0: no difference between arms
p0 <- 0.5 - effect_size / 2
p1 <- 0.5 + effect_size / 2
N <- 100 # sample_size(total number of trials in one simulation)
B <- 5000 # number of simulations
c <- 0.2 # threshold
burn_in <- 2 # # of burnin trials
n <-  1 # batch_size
Ti <- N/n # num_batches

results <- array(dim = c(B, 4))
for (i in 1:B) {
  results[i,] <-
    TSPDD(
      pa = p0,
      pb = p1,
      n = N,
      c = c,
      burnin = burn_in, #burnin=1 means no burnin needs to be larger than batch-1, burnin=2 means there is one UR distribution before apply TSPost-Diff
      batch = n
    ) 
}
average_power = mean(results[, 1] > qnorm(1-alpha))
average_reward = mean(results[, 2])
APT_ban_UR = results[,3]
APT_w_UR = results[,4]

#Histogram of APT_ban_UR
hist(APT_ban_UR, freq = FALSE)

# empirical and normal CV of APT_ban_UR is
em_cv <- empirical_cv(APT_ban_UR,alpha)
paste('empirical CV is', em_cv)
norm_cv <- normal_cv(APT_ban_UR,alpha)
paste('normal CV is', norm_cv)

# empirical cdf of APT_ban_UR is
F1 <- ecdf(APT_ban_UR)

# empirical and normal FPR of APT_ban_UR is
paste('empirical FPR is', 1-F1(em_cv))
paste('normal FPR is', 1-F1(floor(norm_cv)))
## ---- chunk 37
set.seed(0)
#calculate power and reward in case p0 < p1
alpha <- 0.05
effect_size <- 0.05 # effect size is 0.05: difference between arm's rewards is 0.05
p0 <- 0.5 - effect_size / 2
p1 <- 0.5 + effect_size / 2

for (i in 1:B) {
  results[i,] <-
    TSPDD(
      pa = p0,
      pb = p1,
      n = N,
      c = c,
      burnin = burn_in, #burnin=1 means no burnin needs to be larger than batch-1
      batch = n
    ) 
}
average_power = mean(results[, 1] > qnorm(1-alpha))
average_reward = mean(results[, 2])
APT_ban_UR = results[,3]
APT_w_UR = results[,4]

#Histogram of APT_ban_UR
hist(APT_ban_UR, freq = FALSE)
F1 <- ecdf(APT_ban_UR)

paste('empircal Power is', 1-F1(em_cv))
paste('normal Power is', 1-F1(floor(norm_cv)))
## ---- chunk 38
set.seed(0)
#calculate power and reward in case p0 < p1
alpha <- 0.05
effect_size <- 0.1
p0 <- 0.5 - effect_size / 2
p1 <- 0.5 + effect_size / 2

for (i in 1:B) {
  results[i,] <-
    TSPDD(
      pa = p0,
      pb = p1,
      n = N,
      c = c,
      burnin = burn_in, #burnin=1 means no burnin needs to be larger than batch-1
      batch = n
    ) 
}
average_power = mean(results[, 1] > qnorm(1-alpha))
average_reward = mean(results[, 2])
APT_ban_UR = results[,3]
APT_w_UR = results[,4]
#Histogram of APT_ban_UR
hist(APT_ban_UR, freq = FALSE)

F1 <- ecdf(APT_ban_UR)

paste('empircal Power is', 1-F1(em_cv))
paste('normal Power is', 1-F1(floor(norm_cv)))
## ---- chunk 39
set.seed(0)
#calculate power and reward in case p0 < p1
alpha <- 0.05
effect_size <- 0.2
p0 <- 0.5 - effect_size / 2
p1 <- 0.5 + effect_size / 2

for (i in 1:B) {
  results[i,] <-
    TSPDD(
      pa = p0,
      pb = p1,
      n = N,
      c = c,
      burnin = burn_in, #burnin=1 means no burnin needs to be larger than batch-1
      batch = n
    ) 
}
average_power = mean(results[, 1] > qnorm(1-alpha))
average_reward = mean(results[, 2])
APT_ban_UR = results[,3]
APT_w_UR = results[,4]
#Histogram of APT_ban_UR
hist(APT_ban_UR, freq = FALSE)

F1 <- ecdf(APT_ban_UR)

paste('empircal Power is', 1-F1(em_cv))
paste('normal Power is', 1-F1(floor(norm_cv)))
## ---- chunk 40
set.seed(0)
#calculate power and reward in case p0 < p1
alpha <- 0.05
effect_size <- 0.4
p0 <- 0.5 - effect_size / 2
p1 <- 0.5 + effect_size / 2

for (i in 1:B) {
  results[i,] <-
    TSPDD(
      pa = p0,
      pb = p1,
      n = N,
      c = c,
      burnin = burn_in, #burnin=1 means no burnin needs to be larger than batch-1
      batch = n
    ) 
}
average_power = mean(results[, 1] > qnorm(1-alpha))
average_reward = mean(results[, 2])
APT_ban_UR = results[,3]
APT_w_UR = results[,4]
#Histogram of APT_ban_UR
hist(APT_ban_UR, freq = FALSE)

F1 <- ecdf(APT_ban_UR)

paste('empircal Power is', 1-F1(em_cv))
paste('normal Power is', 1-F1(floor(norm_cv)))
## ---- chunk 41
set.seed(0)
#calculate power and reward in case p0 < p1
alpha <- 0.05
effect_size <- 0
p0 <- 0.5 - effect_size / 2
p1 <- 0.5 + effect_size / 2
results <- array(dim = c(B, 4))
for (i in 1:B) {
  results[i,] <-
    TSPDD(
      pa = p0,
      pb = p1,
      n = N,
      c = c,
      burnin = burn_in, #burnin=1 means no burnin needs to be larger than batch-1
      batch = n
    ) 
}
average_power = mean(results[, 1] > qnorm(1-alpha))
average_reward = mean(results[, 2])
APT_ban_UR = results[,3]
APT_w_UR = results[,4]
#Histogram of APT_w_UR
hist(APT_w_UR, freq = FALSE)

# emipircal CV of APT_w_UR is
em_cv <- empirical_cv(APT_w_UR,alpha)
paste('empirical CV is', em_cv)
# normal CV of APT_w_UR is

norm_cv <- normal_cv(APT_w_UR,alpha)
paste('normal CV is', norm_cv)

# empirical cdf of APT_w_UR is

F1 <- ecdf(APT_w_UR)

paste('empircal FPR is', 1-F1(em_cv))
paste('normal FPR is', 1-F1(floor(norm_cv)))
## ---- chunk 42
set.seed(0)
#calculate power and reward in case p0 < p1
alpha <- 0.05
effect_size <- 0.05
p0 <- 0.5 - effect_size / 2
p1 <- 0.5 + effect_size / 2

for (i in 1:B) {
  results[i,] <-
    TSPDD(
      pa = p0,
      pb = p1,
      n = N,
      c = c,
      burnin = burn_in, #burnin=1 means no burnin needs to be larger than batch-1
      batch = n
    ) 
}
average_power = mean(results[, 1] > qnorm(1-alpha))
average_reward = mean(results[, 2])
APT_ban_UR = results[,3]
APT_w_UR = results[,4]
#Histogram of APT_w_UR
hist(APT_w_UR, freq = FALSE)

F1 <- ecdf(APT_w_UR)

paste('empircal Power is', 1-F1(em_cv))
paste('normal Power is', 1-F1(floor(norm_cv)))
## ---- chunk 43
set.seed(0)
#calculate power and reward in case p0 < p1
alpha <- 0.05
effect_size <- 0.1
p0 <- 0.5 - effect_size / 2
p1 <- 0.5 + effect_size / 2

for (i in 1:B) {
  results[i,] <-
    TSPDD(
      pa = p0,
      pb = p1,
      n = N,
      c = c,
      burnin = burn_in, #burnin=1 means no burnin needs to be larger than batch-1
      batch = n
    ) 
}
average_power = mean(results[, 1] > qnorm(1-alpha))
average_reward = mean(results[, 2])
APT_ban_UR = results[,3]
APT_w_UR = results[,4]
#Histogram of APT_w_UR
hist(APT_w_UR, freq = FALSE)

F1 <- ecdf(APT_w_UR)

paste('empircal Power is', 1-F1(em_cv))
paste('normal Power is', 1-F1(floor(norm_cv)))
## ---- chunk 44
set.seed(0)
#calculate power and reward in case p0 < p1
alpha <- 0.05
effect_size <- 0.2
p0 <- 0.5 - effect_size / 2
p1 <- 0.5 + effect_size / 2

for (i in 1:B) {
  results[i,] <-
    TSPDD(
      pa = p0,
      pb = p1,
      n = N,
      c = c,
      burnin = burn_in, #burnin=1 means no burnin needs to be larger than batch-1
      batch = n
    )
}
average_power = mean(results[, 1] > qnorm(1-alpha))
average_reward = mean(results[, 2])
APT_ban_UR = results[,3]
APT_w_UR = results[,4]
#Histogram of APT_w_UR
hist(APT_w_UR, freq = FALSE)

F1 <- ecdf(APT_w_UR)

paste('empircal Power is', 1-F1(em_cv))
paste('normal Power is', 1-F1(floor(norm_cv)))
## ---- chunk 45
set.seed(0)
#calculate power and reward in case p0 < p1
alpha <- 0.05
effect_size <- 0.4
p0 <- 0.5 - effect_size / 2
p1 <- 0.5 + effect_size / 2

for (i in 1:B) {
  results[i,] <-
    TSPDD(
      pa = p0,
      pb = p1,
      n = N,
      c = c,
      burnin = burn_in, #burnin=1 means no burnin needs to be larger than batch-1
      batch = n
    )
}
average_power = mean(results[, 1] > qnorm(1-alpha))
average_reward = mean(results[, 2])
APT_ban_UR = results[,3]
APT_w_UR = results[,4]
#Histogram of APT_w_UR
hist(APT_w_UR, freq = FALSE)

F1 <- ecdf(APT_w_UR)

paste('empircal Power is', 1-F1(em_cv))
paste('normal Power is', 1-F1(floor(norm_cv)))
